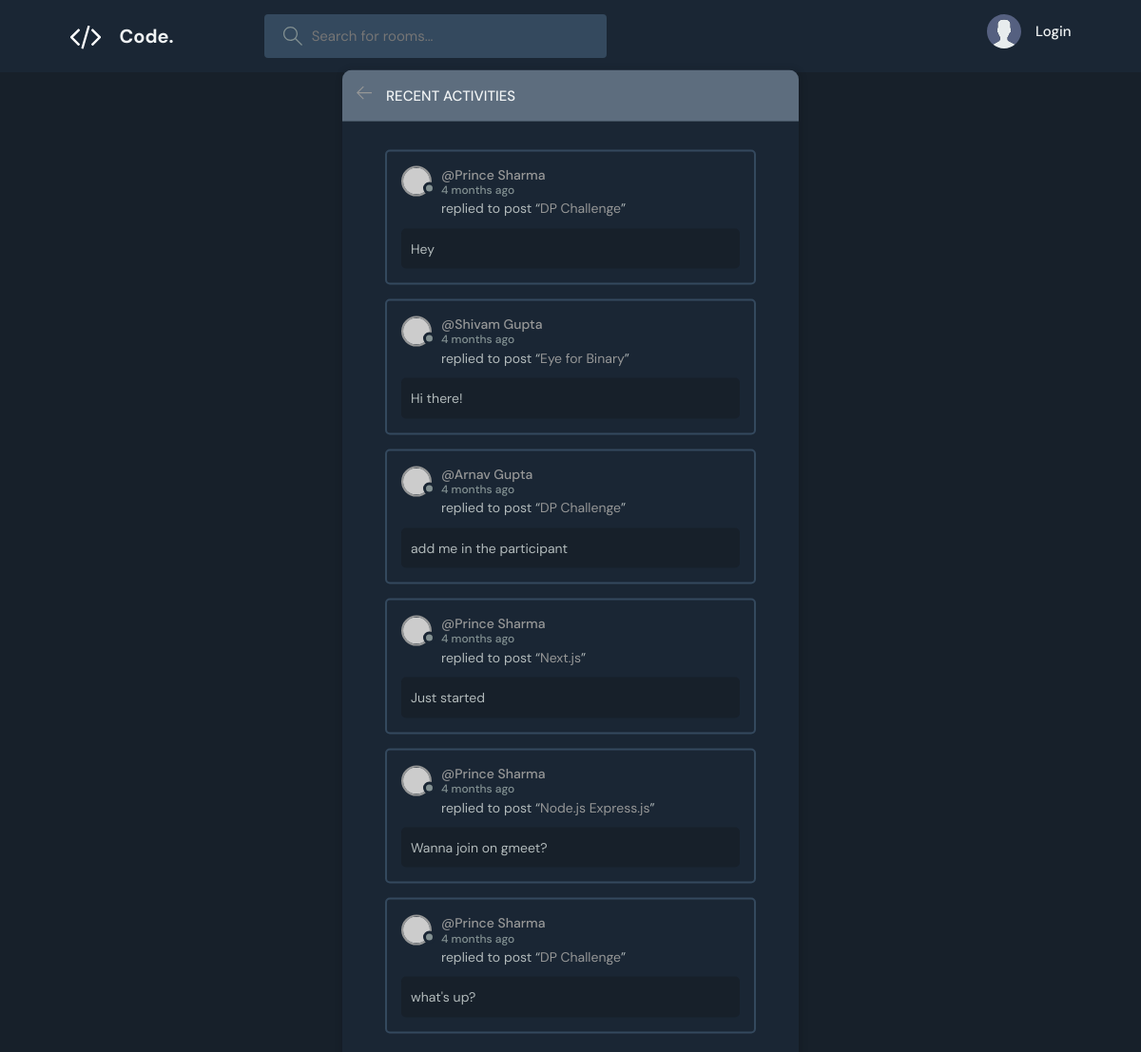
The page /activity/ on the database its author committed.
### base/models.py (models this page shows, shortened)
class Message(models.Model):
    user = models.ForeignKey(User, on_delete=models.CASCADE)
    room = models.ForeignKey(Room, on_delete=models.CASCADE) # in place of cascade, you could do SET_NULL to avoid deleting messages when Room is deleted. Cascade means it gets deleted when it is deleted.
    body = models.TextField()
    updated = models.DateTimeField(auto_now=True)
    created = models.DateTimeField(auto_now_add=True)
    class Meta:
        ordering = ['-updated', '-created'] # - is to set the ordering in descending order, without this, it is automatically set in ascending order

class User(AbstractBaseUser):
    username = models.CharField(max_length=255, primary_key=True)
    first_name = models.CharField(max_length=255)
    last_name = models.CharField(max_length=255)
    email = models.EmailField(unique=True, null=True)
    bio = models.TextField(null=True)
    gender = models.CharField(max_length=6, choices=[('Male', 'Male'), ('Female', 'Female'), ('Other', 'Other')], default='Male')
    codechef_id = models.CharField(max_length=255, null=True)
    leetcode_id = models.CharField(max_length=255, null=True)
    codeforces_id = models.CharField(max_length=255, null=True)
    codechef_rating = models.IntegerField(null=True, default=0)
    leetcode_rating = models.IntegerField(null=True, default=0)
    codeforces_rating = models.IntegerField(null=True, default=0)
    created_at = models.DateTimeField(default=timezone.now, null=True)
    last_edited_at = models.DateTimeField(auto_now=True)
    is_active = models.BooleanField(default=True)
    is_admin = models.BooleanField(default=False)
    objects = UserManager()
    avatar = models.ImageField(null=True, default="avatar.svg")
    USERNAME_FIELD = 'email'
    REQUIRED_FIELDS = ['first_name', 'last_name', 'username']
    def __str__(self):
        return self.first_name + ' ' + self.last_name

class Room(models.Model):
    host = models.ForeignKey(User, on_delete=models.SET_NULL, null=True)
    topic = models.ForeignKey(Topic, on_delete=models.SET_NULL, null=True) # if the Topic were defined below all other models, it should be wrapped in single quotes.
    name = models.CharField(max_length=200)
    description = models.TextField(null=True, blank=True)
    participants = models.ManyToManyField(User, related_name='participants', blank=True) # current active people
    updated = models.DateTimeField(auto_now=True) # we will be automatically sets to the time when last updated.
    created = models.DateTimeField(auto_now_add=True)
    class Meta:
        ordering = ['-updated', '-created'] # - is to set the ordering in descending order, without this, it is automatically set in ascending order
    def __str__(self):
        return self.name # the only difference from auto_now is that it gets its value only once the first time when the table was created

### base/views.py (the view)
# urls.py: path('activity/', views.activityPage, name="activity"),
def activityPage(request):
    room_messages = Message.objects.all()
    return render(request, 'base/activity.html', {'room_messages' : room_messages})

### base/templates/base/activity.html (shortened to what this page needs)
{% extends 'main.html' %}
{% block content %}
<main class="layout">
  <div class="container">
    <div class="layout__box">
      <div class="layout__boxHeader">
        <div class="layout__boxTitle">
          <a href="{% url 'home' %}">
            <svg version="1.1" xmlns="http://www.w3.org/2000/svg" width="32" height="32" viewBox="0 0 32 32">
              <title>arrow-left</title>
              <path
                d="M13.723 2.286l-13.723 13.714 13.719 13.714 1.616-1.611-10.96-10.96h27.625v-2.286h-27.625l10.965-10.965-1.616-1.607z">
              </path>
            </svg>
          </a>
          <h3>Recent Activities</h3>
        </div>
      </div>
      <div class="activities-page layout__body">
      {% for message in room_messages %}
      <div class="activities__box">
          <div class="activities__boxHeader roomListRoom__header">
              <a href="{% url 'user-profile' message.user.username %}" class="roomListRoom__author">
                  <div class="avatar avatar--small">
                      <img src="https://randomuser.me/api/portraits/women/11.jpg" />
                  </div>
                  <p>
                      @{{message.user}}
                      <span>{{message.created | timesince}} ago</span>
                  </p>
              </a>
          </div>
          <div class="activities__boxContent">
              <p>replied to post “<a href="{%url 'room' message.room.id %}">{{message.room}}</a>”</p>
              <div class="activities__boxRoomContent">
                  {{message.body}}
              </div>
          </div>
      </div>
      {% endfor %}
      </div>
    </div>
  </div>
</main>
{% endblock %}

### static/styles/style.css (style rules this page uses)
:root { --color-main: #969797; --color-main-light: #FFC1D2; --color-dark: #1A2634; --color-dark-medium: #34495E; --color-dark-light: #5D6D7E; --color-light: #F0F3F4; --color-gray: #839192; --color-light-gray: #B2BABB; --color-bg: #17202A; --color-success: #58D68D; --color-error: #C0392B; }
* { font-family: "DM Sans", -apple-system, BlinkMacSystemFont, "Segoe UI", Roboto, Oxygen, Ubuntu, Cantarell, "Open Sans", "Helvetica Neue", sans-serif; margin: 0; padding: 0; box-sizing: border-box; text-rendering: optimizeLegibility; font-size: inherit; }
html { font-size: 56.25%; }
@media only screen and (min-width: 1200px) { html { font-size: 62.5%; } }
body { line-height: 1.6; font-weight: 400; font-size: 1.5rem; color: var(--color-light-gray); background-color: var(--color-bg); min-height: 100vh; }
img { width: 100%; }
a { display: inline-block; color: var(--color-main); text-decoration: none; }
.container { max-width: 120rem; width: 90%; margin: auto; }
.avatar { position: relative; display: inline-block; border-radius: 50%; border: 2px solid var(--color-main); }
.avatar img { display: block; border-radius: 50%; object-fit: cover; object-position: center; }
.avatar::after { content: ""; display: block; position: absolute; background-color: var(--color-gray); z-index: 111; border-radius: 50%; border: 0.3rem solid var(--color-dark); }
.avatar.avatar--small img { width: 2.8rem; height: 2.8rem; }
.avatar.avatar--small:after { width: 0.7rem; height: 0.7rem; bottom: 0px; right: -6px; }
.layout { margin-top: 2.4rem; }
.layout > .container { display: flex; justify-content: space-between; align-items: flex-start; }
.layout__box { width: 90%; max-width: 48rem; min-height: 40rem; position: absolute; top: 50%; left: 50%; transform: translate(-50%, -46%); background-color: var(--color-dark); border-radius: 1rem; box-shadow: 1px 1px 6px 3px rgba(0, 0, 0, 0.1); overflow: hidden; }
.layout__boxHeader { display: flex; padding: 1.5rem; background-color: var(--color-dark-light); }
.layout__boxTitle { display: flex; gap: 1.5rem; align-items: center; }
.layout__boxTitle h3 { text-transform: uppercase; font-weight: 500; color: var(--color-light); }
.layout__boxTitle svg { width: 1.6rem; height: 1.6rem; fill: var(--color-main); }
.layout__body { margin: 3rem; }
.roomListRoom__header { display: flex; justify-content: space-between; align-items: center; }
.roomListRoom__author { font-weight: 500; display: flex; align-items: center; gap: 1rem; }
.activities__box { margin: 1.5rem; padding: 1.5rem; border: 2px solid var(--color-dark-medium); border-radius: 5px; }
.activities__boxHeader p { font-size: 1.4rem; line-height: 1.3; }
.activities__boxHeader p span { color: var(--color-gray); font-size: 1.2rem; display: block; }
.activities__boxContent { margin-left: 4.2rem; }
.activities__boxContent { font-size: 1.4rem; }
.activities__boxRoomContent { background: var(--color-bg); padding: 1rem; border-radius: 5px; margin-top: 1rem; margin-left: -4.2rem; }

### rows shown on the page
Message: user "Prince Sharma", created "4 months", room "DP Challenge", body "Hey"
Message: user "Shivam Gupta", created "4 months", room "Eye for Binary", body "Hi there!"
Message: user "Arnav Gupta", created "4 months", room "DP Challenge", body "add me in the participant"
Message: user "Prince Sharma", created "4 months", room "Next.js", body "Just started"
Message: user "Prince Sharma", created "4 months", room "Node.js Express.js", body "Wanna join on gmeet?"
Message: user "Prince Sharma", created "4 months", room "DP Challenge", body "what's up?"
